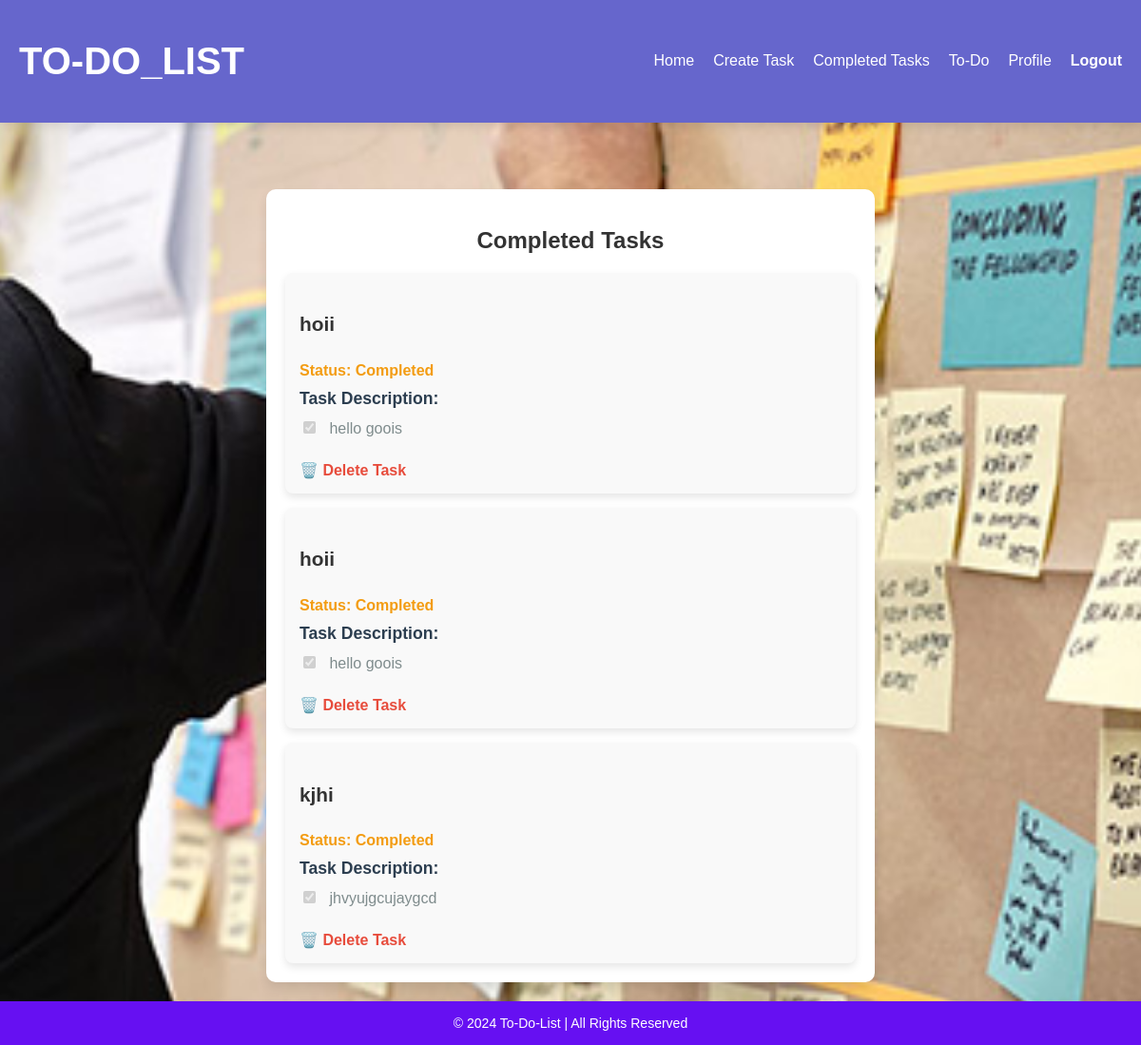
The page /completed-tasks/ (signed in) on the database its author committed.
### tasks/models.py (models this page shows, shortened)
class Task(models.Model):
    user = models.ForeignKey(User, on_delete=models.CASCADE, default=1)
    title = models.CharField(max_length=200)
    description = models.TextField()
    status = models.CharField(max_length=10, choices=[('todo', 'To-Do'), ('completed', 'Completed')])

### tasks/views.py (the view)
# urls.py: path('completed-tasks/', views.completed_tasks, name='completed_tasks'),
@login_required
def completed_tasks(request):
    tasks = Task.objects.filter(user=request.user, status='completed')  # Get completed tasks for the logged-in user
    return render(request, 'tasks/completed_task.html', {'tasks': tasks})

### tasks/templates/tasks/completed_task.html (shortened to what this page needs)
{% extends 'tasks/base.html' %}
{% load static %}
{% block content %}
<body style="background-image: url('{% static 'assets/images/course-03.jpg' %}'); background-size: cover; background-position: center; background-attachment: fixed;">
    <div style="display: flex; justify-content: center; align-items: center; min-height: 100vh; font-family: 'Poppins', Arial, sans-serif;">
        <div style="background-color: #fff; border-radius: 10px; box-shadow: 0 6px 12px rgba(0, 0, 0, 0.1); width: 80%; max-width: 600px; padding: 20px; margin-top: 50px;">
            <h2 style="text-align: center; color: #333; margin-bottom: 20px;">Completed Tasks</h2>
            <div style="display: flex; flex-direction: column; gap: 15px;">
                {% for task in tasks %}
                    <div style="background-color: #f9f9f9; border-radius: 8px; padding: 15px; box-shadow: 0 4px 8px rgba(0, 0, 0, 0.1);">
                        <h4 style="color: #333; font-size: 1.3em; font-weight: bold;">{{ task.title }}</h4>
                        <p style="color: #f39c12; font-weight: bold; margin-bottom: 10px;">Status: {{ task.status|title }}</p>
                        <div style="font-size: 1.1em; font-weight: bold; color: #2c3e50; margin-bottom: 10px;">
                            Task Description:
                        </div>
                        <div style="margin-bottom: 15px; font-size: 1em; color: #7f8c8d;">
                            {% for line in task.description.splitlines %}
                                <label style="display: block; margin-bottom: 5px; font-size: 1rem;">
                                    <input type="checkbox" style="margin-right: 10px;" disabled checked>
                                    {{ line }}
                                </label>
                            {% endfor %}
                        </div>
                        <a href="{% url 'delete_task' task.id %}" style="color: #e74c3c; font-weight: bold; text-decoration: none; margin-top: 10px; display: inline-block; transition: color 0.3s;">
                            🗑️ Delete Task
                        </a>
                    </div>
                {% empty %}
                    <p style="text-align: center; color: #888;">No completed tasks available.</p>
                {% endfor %}
            </div>
        </div>
    </div>
</body>
{% endblock %}

### tasks/templates/tasks/base.html (shortened to what this page needs)
<!DOCTYPE html>
<html lang="en">
{% load static %}
<head>
</head>
<body>
    <header class="navbar">
        <div class="navbar-container">
            <div class="navbar-logo">
                <a href="{% url 'index' %}" class="logo">
                    <h1>TO-DO_LIST</h1>
                </a>
            </div>
            <ul class="navbar-menu">
                <li><a href="{% url 'index' %}" class="nav-link">Home</a></li>
                <li><a href="{% url 'create_task' %}" class="nav-link">Create Task</a></li>
                <li><a href="{% url 'completed_tasks' %}" class="nav-link">Completed Tasks</a></li>
                <li><a href="{% url 'todo_tasks' %}" class="nav-link">To-Do</a></li>
                <li><a href="{% url 'profile' %}" class="nav-link">Profile</a></li>
                {% if user.is_authenticated %}
                    <li><a href="{% url 'logout' %}" class="logout">Logout</a></li>
                {% else %}
                    <li><a href="{% url 'login' %}" class="login">Login</a></li>
                {% endif %}
            </ul>
        </div>
    </header>
    <main>
        {% block content %}{% endblock %}
    </main>
    <footer>
        <div>
            <p>&copy; 2024 To-Do-List | All Rights Reserved</p>
        </div>
    </footer>
</body>
</html>

### tasks/templates/tasks/base.html (style rules this page uses)
body { font-family: 'Poppins', sans-serif; margin: 0; padding: 0; background-color: #f8f9fa; display: flex; flex-direction: column; height: 100vh; }
.navbar { background-color: #6666cc; padding: 15px 20px; box-shadow: 0 4px 10px rgba(0, 0, 0, 0.1); position: sticky; top: 0; z-index: 1000; }
.navbar-container { max-width: 1200px; margin: 0 auto; display: flex; justify-content: space-between; align-items: center; }
.navbar-logo { flex: 1; }
.navbar-logo a { color: white; font-size: 20px; font-weight: bold; text-decoration: none; }
.navbar-menu { list-style: none; display: flex; margin: 0; padding: 0; gap: 20px; }
.navbar-menu li { font-size: 16px; }
.navbar-menu a { color: white; text-decoration: none; transition: color 0.3s ease; }
.navbar-menu a.login, .navbar-menu a.logout { font-weight: bold; }
main { flex-grow: 1; padding: 20px; }
footer { background-color: #6610f2; color: white; padding: 15px 0; text-align: center; margin-top: auto; }
footer p { margin: 0; font-size: 14px; }

### tasks/templates/tasks/completed_task.html (style rules this page uses)
body { font-family: 'Poppins', Arial, sans-serif; color: #333; margin: 0; padding: 0; }
div[style*="box-shadow"] { position: relative; transition: transform 0.2s ease-in-out, box-shadow 0.2s ease-in-out; }
input[type="checkbox"] { margin-right: 10px; }

### rows shown on the page
Task: title "hoii", status "Completed", splitlines "hello goois"
Task: title "hoii", status "Completed", splitlines "hello goois"
Task: title "kjhi", status "Completed", splitlines "jhvyujgcujaygcd"
